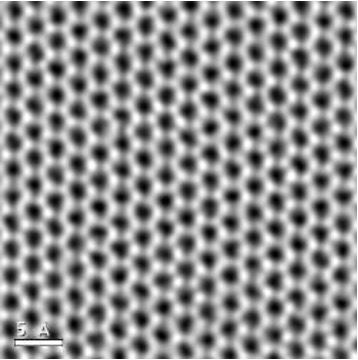
#> input picture TEM imaging project/TEM3.jpg, 358 x 360 px
$ python FTTEM.py
#> lines starting #> are read from the running program, lines starting #| are printed output that depends on the picture; after the words box and inside, x2 and y2 are one past the last pixel; in counts of white or black regions, pixels touching at a corner belong together
import cv2
import numpy as np
import matplotlib.pyplot as plt

# Load the TEM image
image_path = "TEM3.jpg"
image = cv2.imread(image_path, cv2.IMREAD_GRAYSCALE)
#> image is the input picture: shape (360, 358); min 0, max 255, mean 142.8

# Step 1: Preprocess the image (enhance contrast, reduce noise)
image = cv2.equalizeHist(image)  # Histogram equalization for contrast enhancement
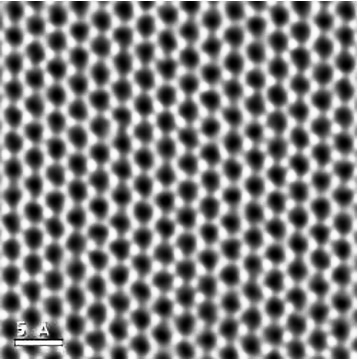
#> image: shape (360, 358); min 0, max 255, mean 128.1
image_blurred = cv2.GaussianBlur(image, (5, 5), 0)  # Slight blur to reduce noise

# Step 2: Perform Fourier Transform on the image
f = np.fft.fft2(image_blurred)
fshift = np.fft.fftshift(f)  # Shift zero frequency component to the center

# Step 3: Visualize the magnitude spectrum of the Fourier transform (optional)
magnitude_spectrum = np.abs(fshift)
magnitude_spectrum_log = np.log(1 + magnitude_spectrum)
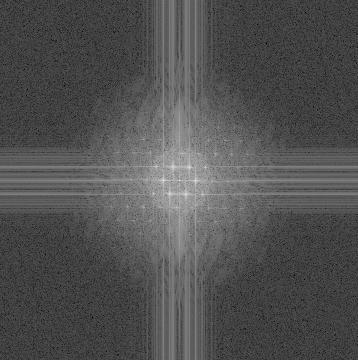
#> magnitude_spectrum_log: shape (360, 358) float64; min 0.279, max 16.62, mean 5.53; drawn with min black and max white

plt.figure(figsize=(10, 10))
plt.imshow(magnitude_spectrum_log, cmap='gray')
plt.title('Magnitude Spectrum of the Fourier Transform')
plt.axis('off')
plt.show()

# Step 4: Create a Bandpass Filter for detecting periodic structures
rows, cols = image.shape
#> rows = 360; cols = 358
crow, ccol = rows // 2, cols // 2
#> crow = 180; ccol = 179

# Create a circular mask for the bandpass filter (preserve low and high frequencies)
mask = np.zeros((rows, cols), np.uint8)

# Set the low and high frequency radii based on periodicity
radius_low = 20  # Lower cutoff radius (low frequency filter)
radius_high = 100  # Upper cutoff radius (high frequency filter)

# Create circular mask to preserve the periodic structure frequencies
cv2.circle(mask, (ccol, crow), radius_high, 1, thickness=-1)
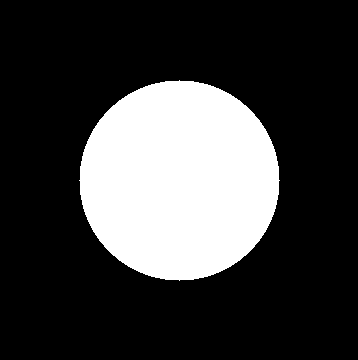
#> mask: shape (360, 358); values 0 (black) and 1 (white), 24.4% white; 1 white region, box (x1, y1, x2, y2) and area: (79, 80, 280, 281) 31417
cv2.circle(mask, (ccol, crow), radius_low, 0, thickness=-1)
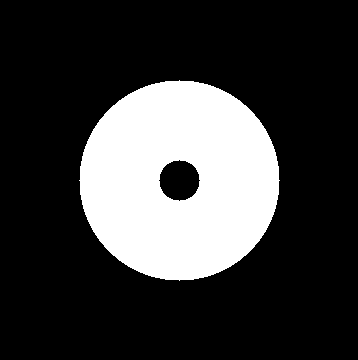
#> mask: shape (360, 358); values 0 (black) and 1 (white), 23.4% white; 1 white region, box (x1, y1, x2, y2) and area: (79, 80, 280, 281) 30160

# Step 5: Apply the Bandpass Filter in the frequency domain
fshift_filtered = fshift * mask

# Step 6: Perform Inverse Fourier Transform to get the filtered image in spatial domain
f_ishift = np.fft.ifftshift(fshift_filtered)
image_filtered = np.fft.ifft2(f_ishift)
image_filtered = np.abs(image_filtered)

# Step 7: Normalize the filtered image for better visualization
image_filtered = cv2.normalize(image_filtered, None, 0, 255, cv2.NORM_MINMAX).astype(np.uint8)
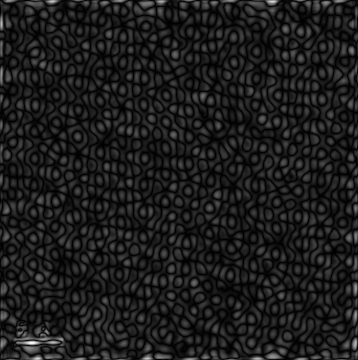
#> image_filtered: shape (360, 358); min 0, max 254, mean 28.2

# Step 8: Detect peaks or blobs in the filtered image (atomic positions)
# Use simple thresholding for peak detection
_, thresh = cv2.threshold(image_filtered, 50, 255, cv2.THRESH_BINARY)
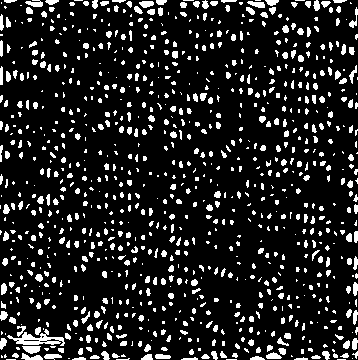
#> thresh: shape (360, 358); 13.6% white; 990 white regions (628 under 20 px)

# Find contours (blobs corresponding to atomic positions)
contours, _ = cv2.findContours(thresh, cv2.RETR_EXTERNAL, cv2.CHAIN_APPROX_SIMPLE)
#> contours = 990 contours, 855 with area under 20; largest, box (x1, y1, x2, y2) and area: (7, 329, 65, 346) 360, (22, 346, 41, 354) 88, (21, 353, 43, 360) 64, (247, 1, 265, 8) 63, (139, 1, 154, 8) 62

# Step 9: Visualize the detected atomic positions
output_image = cv2.cvtColor(image, cv2.COLOR_GRAY2BGR)

# Draw detected contours (atomic positions)
for contour in contours:
    if cv2.contourArea(contour) > 10:  # Filter small areas
        M = cv2.moments(contour)
        if M["m00"] != 0:
            cX = int(M["m10"] / M["m00"])
            cY = int(M["m01"] / M["m00"])
            cv2.circle(output_image, (cX, cY), 5, (0, 255, 0), -1)  # Green circle for atomic positions
#> this loop made 990 passes
#> (cX, cY) on passes 7, 8, 9, 10, 11, 13, 15, 16, 17, 19, 21, 22: (301, 358), (190, 358), (79, 358), (256, 357), (315, 356), (94, 356), (205, 356), (161, 356), (147, 356), (51, 355), (345, 355), (334, 355)
#> contour on passes 1, 2, 3, 4, 6, 12: [[337, 359], [345, 359]], [[226, 359], [236, 359]], [[6, 359], [15, 359]], [[352, 358]], [[68, 358], [69, 358]], [[291, 355], [291, 356], [292, 356]]
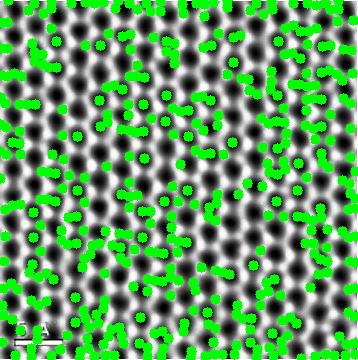
#> output_image: shape (360, 358, 3); mean B, G, R 95.4, 159.3, 95.4

# Step 10: Show the final image with detected atomic positions
plt.figure(figsize=(10, 10))
plt.imshow(output_image)
plt.title('Detected Atomic Positions on TEM Image')
plt.axis('off')
plt.show()

$ run again, with TEM imaging project/TEM1.jpg copied over TEM imaging project/TEM3.jpg
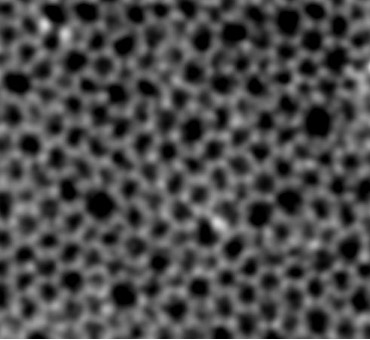
#> input picture TEM imaging project/TEM1.jpg, 370 x 340 px
#> image is the input picture: shape (340, 370); min 0, max 255, mean 73.9
#> `cv2.circle(mask, (ccol, crow), radius_low, 0, thickness=-1)`:
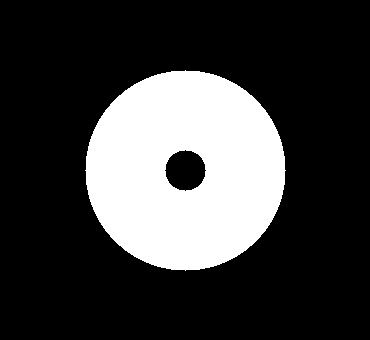
#> mask: shape (340, 370); values 0 (black) and 1 (white), 24% white; 1 white region, box (x1, y1, x2, y2) and area: (85, 70, 286, 271) 30160
#> thresh: shape (340, 370); 22.5% white; 929 white regions (309 under 20 px)
#> contours = 929 contours, 493 with area under 20; largest, box (x1, y1, x2, y2) and area: (310, 31, 347, 52) 108, (0, 125, 15, 154) 98, (356, 127, 370, 150) 86, (287, 99, 300, 122) 81, (336, 125, 347, 147) 78
#> the loop `for contour in contours:` made 929 passes
#> (cX, cY) on passes 6, 7, 10, 12, 14, 15, 17, 18: (184, 338), (57, 338), (314, 337), (85, 337), (221, 337), (107, 337), (165, 335), (133, 335)
#> after the loop `for contour in contours:`:
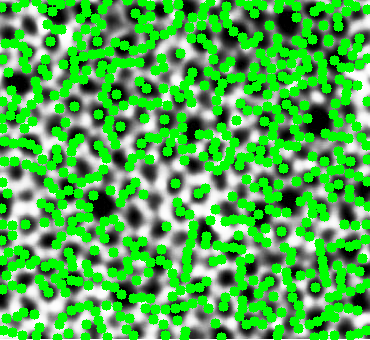
#> output_image: shape (340, 370, 3); mean B, G, R 77.1, 177.9, 77.1

$ run again, with TEM imaging project/TEM2.jpg copied over TEM imaging project/TEM3.jpg
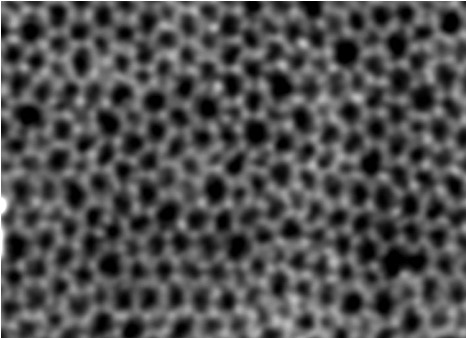
#> input picture TEM imaging project/TEM2.jpg, 466 x 338 px
#> image is the input picture: shape (338, 466); min 0, max 255, mean 79.8
#> `cv2.circle(mask, (ccol, crow), radius_low, 0, thickness=-1)`:
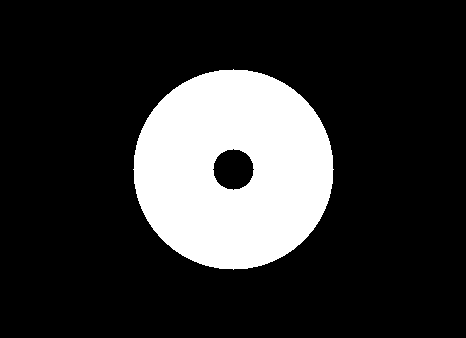
#> mask: shape (338, 466); values 0 (black) and 1 (white), 19.1% white; 1 white region, box (x1, y1, x2, y2) and area: (133, 69, 334, 270) 30160
#> thresh: shape (338, 466); 32.4% white; 754 white regions (128 under 20 px)
#> contours = 754 contours, 199 with area under 20; largest, box (x1, y1, x2, y2) and area: (168, 0, 182, 75) 341, (310, 143, 333, 214) 340, (448, 211, 466, 274) 300, (175, 150, 189, 203) 253, (82, 136, 103, 189) 238
#> the loop `for contour in contours:` made 754 passes
#> (cX, cY) on passes 7, 8, 9, 10, 12, 13, 14, 15: (449, 335), (284, 335), (231, 335), (415, 335), (82, 335), (306, 335), (254, 335), (171, 334)
#> after the loop `for contour in contours:`:
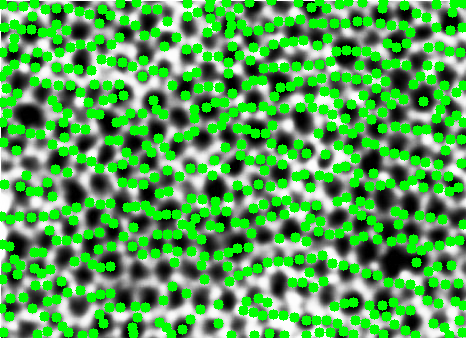
#> output_image: shape (338, 466, 3); mean B, G, R 83.5, 165.5, 83.5

$ run again, with TEM imaging project/TEM4.jpg copied over TEM imaging project/TEM3.jpg
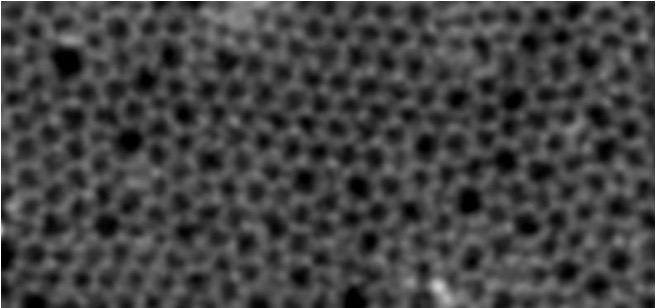
#> input picture TEM imaging project/TEM4.jpg, 656 x 308 px
#> image is the input picture: shape (308, 656); min 0, max 255, mean 67.1
#> thresh: shape (308, 656); 52.4% white; 10 black regions (7 under 20 px)
#> contours = 573 contours, 60 with area under 20; largest, box (x1, y1, x2, y2) and area: (210, 149, 248, 306) 1107, (76, 244, 128, 308) 742, (497, 33, 526, 139) 720, (331, 26, 378, 94) 685, (335, 0, 436, 35) 671
#> the loop `for contour in contours:` made 573 passes
#> (cX, cY) on passes 5 to 12: (597, 305), (500, 305), (354, 305), (256, 305), (620, 304), (608, 304), (568, 305), (28, 305)
#> after the loop `for contour in contours:`:
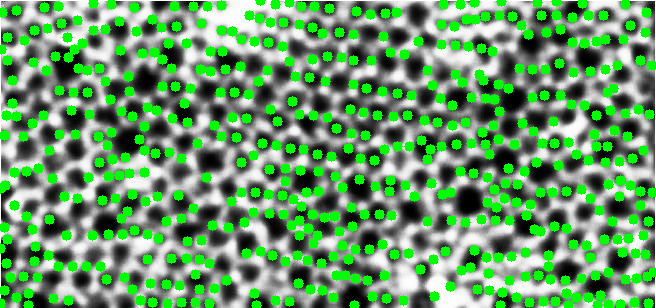
#> output_image: shape (308, 656, 3); mean B, G, R 102.2, 156.1, 102.2
